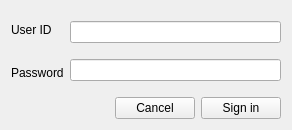
<?xml version="1.0" encoding="UTF-8"?>
<ui version="4.0">
 <class>Login</class>
 <widget class="QWidget" name="Login">
  <property name="geometry">
   <rect>
    <x>0</x>
    <y>0</y>
    <width>292</width>
    <height>130</height>
   </rect>
  </property>
  <property name="windowTitle">
   <string>Login</string>
  </property>
  <layout class="QGridLayout" name="gridLayout">
   <item row="0" column="0">
    <widget class="QLabel" name="label">
     <property name="text">
      <string>User ID</string>
     </property>
    </widget>
   </item>
   <item row="0" column="1" rowspan="2">
    <layout class="QVBoxLayout" name="verticalLayout_2">
     <item>
      <widget class="QLineEdit" name="lineEdit"/>
     </item>
     <item>
      <widget class="QLineEdit" name="lineEdit_2">
       <property name="echoMode">
        <enum>QLineEdit::Password</enum>
       </property>
      </widget>
     </item>
    </layout>
   </item>
   <item row="1" column="0">
    <widget class="QLabel" name="label_2">
     <property name="text">
      <string>Password</string>
     </property>
    </widget>
   </item>
   <item row="2" column="0" colspan="2">
    <layout class="QHBoxLayout" name="horizontalLayout_2">
     <item>
      <spacer name="horizontalSpacer">
       <property name="orientation">
        <enum>Qt::Horizontal</enum>
       </property>
       <property name="sizeHint" stdset="0">
        <size>
         <width>40</width>
         <height>20</height>
        </size>
       </property>
      </spacer>
     </item>
     <item>
      <layout class="QHBoxLayout" name="horizontalLayout">
       <item>
        <widget class="QPushButton" name="pushButton">
         <property name="text">
          <string>Cancel</string>
         </property>
        </widget>
       </item>
       <item>
        <widget class="QPushButton" name="pushButton_2">
         <property name="text">
          <string>Sign in</string>
         </property>
        </widget>
       </item>
      </layout>
     </item>
    </layout>
   </item>
  </layout>
 </widget>
 <resources/>
 <connections/>
</ui>
